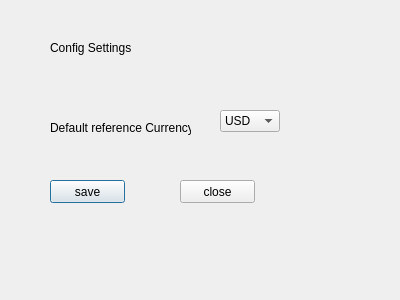
<?xml version="1.0" encoding="UTF-8"?>
<ui version="4.0">
 <class>Dialog</class>
 <widget class="QDialog" name="Dialog">
  <property name="geometry">
   <rect>
    <x>0</x>
    <y>0</y>
    <width>400</width>
    <height>300</height>
   </rect>
  </property>
  <property name="windowTitle">
   <string>Dialog</string>
  </property>
  <widget class="QPushButton" name="pushButtonSave">
   <property name="geometry">
    <rect>
     <x>50</x>
     <y>180</y>
     <width>75</width>
     <height>23</height>
    </rect>
   </property>
   <property name="text">
    <string>save</string>
   </property>
  </widget>
  <widget class="QPushButton" name="pushButtonClose">
   <property name="geometry">
    <rect>
     <x>180</x>
     <y>180</y>
     <width>75</width>
     <height>23</height>
    </rect>
   </property>
   <property name="text">
    <string>close</string>
   </property>
  </widget>
  <widget class="QLabel" name="label">
   <property name="geometry">
    <rect>
     <x>50</x>
     <y>120</y>
     <width>141</width>
     <height>16</height>
    </rect>
   </property>
   <property name="text">
    <string>Default reference Currency</string>
   </property>
  </widget>
  <widget class="QComboBox" name="comboBoxDefaultFX">
   <property name="geometry">
    <rect>
     <x>220</x>
     <y>110</y>
     <width>60</width>
     <height>22</height>
    </rect>
   </property>
   <item>
    <property name="text">
     <string>USD</string>
    </property>
   </item>
   <item>
    <property name="text">
     <string>IDR</string>
    </property>
   </item>
  </widget>
  <widget class="QLabel" name="label_2">
   <property name="geometry">
    <rect>
     <x>50</x>
     <y>40</y>
     <width>81</width>
     <height>16</height>
    </rect>
   </property>
   <property name="text">
    <string>Config Settings</string>
   </property>
  </widget>
 </widget>
 <resources/>
 <connections/>
</ui>
